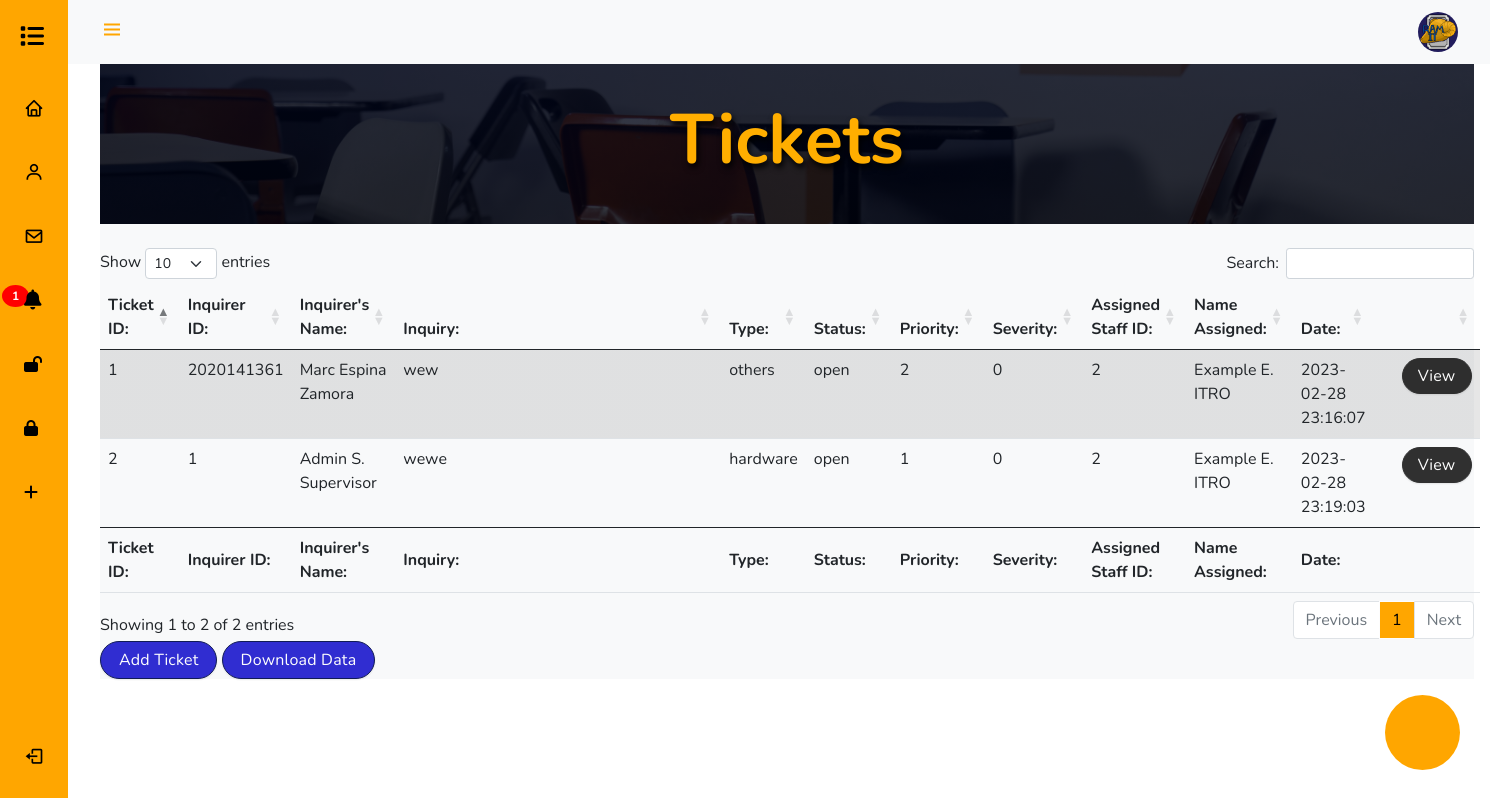
The app's page /ticket.php (signed in) with its own data.
### tables this page shows
CREATE TABLE IF NOT EXISTS `ticket` (
  `tid` int NOT NULL AUTO_INCREMENT,
  `iid` int NOT NULL,
  `iname` varchar(100) NOT NULL,
  `ipstion` varchar(10) NOT NULL,
  `email` varchar(50) NOT NULL,
  `img` varchar(50) NOT NULL,
  `inquiry` text NOT NULL,
  `itype` varchar(50) NOT NULL,
  `fdes` text NOT NULL,
  `stat` varchar(11) NOT NULL,
  `priority` int NOT NULL,
  `severity` int NOT NULL,
  `filename` varchar(225) NOT NULL,
  `assignid` int NOT NULL,
  `aemail` varchar(255) NOT NULL,
  `aname` varchar(100) NOT NULL,
  `apstion` varchar(10) NOT NULL,
  `dt` datetime NOT NULL,
  `dta` datetime NOT NULL,
  `notifstus` int NOT NULL,
  `notifstum` text NOT NULL,
  `notifits` int NOT NULL,
  `notifitm` text NOT NULL,
  `notifdts` datetime NOT NULL,
  `notifdti` datetime NOT NULL,
  PRIMARY KEY (`tid`)
);

### ticket.php (the view, shortened to what this page needs)
<?php
require 'code/components/connect.php';
if ($_SESSION['pstion'] == "student"){
$sql = "SELECT * from ticket where iid = ".$_SESSION['id'];
} else
{
    $sql = "SELECT * from ticket";
}
$page = $_GET['link'];
$result = mysqli_query($con, $sql);
?>
<!DOCTYPE html>
        <html>
            <head>
                <link href='https://cdn.jsdelivr.net/npm/bootstrap@5.0.0-beta1/dist/css/bootstrap.min.css' rel='stylesheet'>
                <link href='https://cdn.jsdelivr.net/npm/boxicons@latest/css/boxicons.min.css' rel='stylesheet'>
                <link rel="stylesheet" href="https://cdnjs.cloudflare.com/ajax/libs/twitter-bootstrap/5.2.0/css/bootstrap.min.css">
                <link rel="stylesheet" href="https://cdn.datatables.net/1.13.1/css/dataTables.bootstrap5.min.css">
                <link rel="stylesheet" href="https://cdnjs.cloudflare.com/ajax/libs/twitter-bootstrap/5.0.2/css/bootstrap.min.css">
                <link rel="stylesheet" href="https://cdnjs.cloudflare.com/ajax/libs/font-awesome/5.15.4/css/all.min.css">
                <link href="res/res-tickets/tickets.css" rel="stylesheet" type="text/css">
                <link href="res/res-chatbot/chatbot.css" rel="stylesheet" type="text/css">
            </head>
    <body className='snippet-body'>
    <body id="body-pd">
        <header class="header" id="header">
            <div class="header_toggle"> <i class='bx bx-menu' id="header-toggle"></i> </div>
            <div class="header_img"> <img src="res/img/logo.png" alt=""> </div>
        </header>
            <?php require 'code/components/nav.php'; ?>
            <div class="height-100 bg-light">
            <div>
                <section id="headerwel">
                   <div class="containerwel">
                       <div class="middlewel">
                           <h1 class="text-white display-3 fw-bold">
                               <span class="theme-text">Tickets</span></h1>
                       </div>
                   </div>
                   </section>
               </div>
               <br>
                <div>
                    <table id="example" class="table table-striped" style="width:80%;">
                        <thead>
                            <tr>
                                <th>Ticket ID:</th>
                                <th>Inquirer ID:</th>
                                <th>Inquirer's Name:</th>
                                <th>Inquiry:</th>
                                <th>Type:</th>
                                <th>Status:</th>
                                <th>Priority:</th>
                                <th>Severity:</th>
                                <th>Assigned Staff ID:</th>
                                <th>Name Assigned:</th>
                                <th>Date:</th>
                                <th></th>
                            </tr>
                        </thead>
                        <tbody>
                        <?php while($row = mysqli_fetch_array($result)){
                            ?>
                            <tr>
                               <td><?=$row['tid']; ?></td>
                               <td><?=$row['iid']; ?></td>
                               <td><?=$row['iname']?></td>
                               <td><div class="tbl-of"><?=$row['inquiry']; ?></div></td>
                               <td><?=$row['itype']; ?></td>
                               <td><?=$row['stat']; ?></td>
                               <td><?=$row['priority']; ?></td>
                               <td><?=$row['severity']; ?></td>
                               <td class = "assignid"><?=$row['assignid']; ?></td>
                               <td><?=$row['aname']?></td>
                               <td class = "dt"> <?=$row['dt'] ?></td>
                               <td>
                                   <a  class = "links" href="tdetails.php? id=<?=$row['tid']; ?>"><button type="button" class="btn btn-inverse btn-roundedOT waves-effect waves-light m-b-5">View</button></a>
                               </td>
                           </tr>
                            <?php
                       }
                   ?>
                        </tbody>
                        <tfoot>
                            <tr>
                                <th>Ticket ID:</th>
                                <th>Inquirer ID:</th>
                                <th>Inquirer's Name:</th>
                                <th>Inquiry:</th>
                                <th>Type:</th>
                                <th>Status:</th>
                                <th>Priority:</th>
                                <th>Severity:</th>
                                <th>Assigned Staff ID:</th>
                                <th>Name Assigned:</th>
                                <th>Date:</th>
                                <th></th>
                            </tr>
                        </tfoot>
                    </table>
                </div>
                <a href="tadd.php?link=ticketc"><button type="button" class="btn btn-primary btn-rounded waves-effect waves-light m-b-5">Add Ticket</button></a>
                <a href="code/components/tcsv.php"><button type="button" class="btn btn-primary btn-rounded waves-effect waves-light m-b-5">Download Data</button></a>
             <?php require 'code/components/cb.php';?>
    </body>
</html>

### code/components/nav.php (shortened to what this page needs)
<?php
require 'code/components/connect.php';
if ($_SESSION['pstion'] == "student"){
    $nsql = "SELECT * from ticket where stat = 'open' AND notifstus = 0 AND iid = " .$_SESSION['id']. " ORDER BY notifdti desc";
    }
    elseif ($_SESSION['pstion'] == "it")
    {
    $nsql = "SELECT * from ticket where  stat = 'open' AND notifits = 0 AND assignid = " .$_SESSION['id']. " ORDER BY notifdts desc";
    }
    else{
	$nsql = "SELECT * from ticket where stat='pending' OR stat = 'open' AND iid = " .$_SESSION['id']. " AND notifstus = 0  ORDER BY notifdti desc";
    }
                            $nresult = mysqli_query($con, $nsql);
                            $i = 0;
?>
<div class="l-navbar" id="nav-bar">
                <nav class="nav">
                    <div> <a href="#" class="nav_logo"> <i class="fa-solid fa-list fa-xl" style="color:black;margin-left:-4px;"></i> <span class="nav_logo-name">RAM-IT</span> </a>
                        <div class="nav_list">
                            <a href="home.php?link=home" class="nav_link <?php if ($page == 'home') {echo 'active';} else {echo '';}?>"> <i class='bx bx-home nav_icon'></i> <span class="nav_name">Home</span> </a>
                            <a href="profile.php?link=profile" class="nav_link <?php if ($page == 'profile') {echo 'active';} else {echo '';}?>"> <i class='bx bx-user nav_icon'></i> <span class="nav_name">Profile</span> </a>
                            <a href="ticket.php?link=ticket" class="nav_link <?php if ($page == 'ticket') {echo 'active';} else {echo '';}?>"> <i class='bx bx-envelope nav_icon'></i> <span class="nav_name">All Tickets</span> </a>
                            <a href="notification.php?link=notif" class="nav_link <?php if ($page == 'notif') {echo 'active';} else {echo '';}?>" > <span class="badge"><?php while($nrow = mysqli_fetch_array($nresult)){ $i++; } if( $i == 0) { } else{echo $i;} ?></span><i class='fas fa-bell nav_icon'></i> <span class="nav_name">Notification</span> </a>
                            <a href="ticketo.php?link=ticketo" class="nav_link <?php if ($page == 'ticketo') {echo 'active';} else {echo '';}?>"> <i class="fa-solid fa-lock-open 2px"></i> </a>
                            <a href="ticketc.php?link=ticketc" class="nav_link <?php if ($page == 'ticketc') {echo 'active';} else {echo '';}?>"> <i class="fa-solid fa-lock"></i> <span class="nav_name">Closed Tickets</span> </a>
                            <a href="ittadd.php" class="nav_link"> <i class="fa-solid fa-plus"></i> <span class="nav_name">Add Ticket</span></a>
                        </div>
                    </div> <a href="code/components/logout.php" class="nav_link"> <i class='bx bx-log-out nav_icon'></i> <span class="nav_name">Sign Out</span> </a>
                </nav>
            </div>

### code/components/cb.php (shortened to what this page needs)
<div class="container">
                 <div class="row">
                     <div class="wrapper">
                         <div class="contact-form-page">
                             <div style="height:10%;"></div>
                             <div class="container-chat mt-4">
                                 <div class="card mx-auto" style="max-width:100%">
                                     <div class="card-header" style="background-color: white;">
                                         <div class="navbar navbar-expand p-0">
                                             <ul class="navbar-nav me-auto align-items-center">
                                                 <li class="nav-item">
                                                     <a href="#!" class="nav-link">
                                                     </a>
                                                 </li>
                                             </ul>
                                         </div>
                                     </div>
                                 </div>
                             </div>
                         </div>
                             <a class="buttom-btn" href="#"></a>
                     </div>
                 </div>
             </div>
         </div>

### res/res-tickets/tickets.css (style rules this page uses)
:root { --header-height: 3rem; --nav-width: 68px; --first-color: #ffa600; --first-color-light: #000000; --white-color: #F8F9FA; --body-font: "Nunito", sans-serif; --normal-font-size: 1rem; --z-fixed: 100; }
body { position: relative; margin: var(--header-height) 0 0 0; padding: 0 1rem; font-family: var(--body-font); font-size: var(--normal-font-size); transition: 0.5s; }
a { text-decoration: none; }
.header { width: 100%; height: var(--header-height); position: fixed; top: 0; left: 0; display: flex; align-items: center; justify-content: space-between; padding: 0 1rem; background-color: var(--white-color); z-index: var(--z-fixed); transition: 0.5s; }
.header_toggle { color: var(--first-color); font-size: 1.5rem; cursor: pointer; }
.header_img { width: 35px; height: 35px; display: flex; justify-content: center; border-radius: 50%; overflow: hidden; }
.header_img img { width: 40px; }
.l-navbar { position: fixed; top: 0; left: -30%; width: var(--nav-width); height: 100vh; background-color: var(--first-color); padding: 0.5rem 1rem 0 0; transition: 0.5s; z-index: var(--z-fixed); }
.nav { height: 100%; display: flex; flex-direction: column; justify-content: space-between; overflow: hidden; }
.nav_logo, .nav_link { display: grid; grid-template-columns: -webkit-max-content -webkit-max-content; grid-template-columns: max-content max-content; align-items: center; -moz-column-gap: 1rem; column-gap: 1rem; padding: 0.5rem 0 0.5rem 1.5rem; }
.nav_logo { margin-bottom: 2rem; }
.nav_link { position: relative; color: var(--first-color-light); margin-bottom: 1.5rem; transition: 0.3s; }
.nav_icon { font-size: 1.25rem; }
.height-100 { height: 100%; }
@media screen and (min-width: 768px) { body { margin: calc(var(--header-height) + 1rem) 0 0 0; padding-left: calc(var(--nav-width) + 2rem); } }
@media screen and (min-width: 768px) { .header { height: calc(var(--header-height) + 1rem); padding: 0 2rem 0 calc(var(--nav-width) + 2rem); } }
@media screen and (min-width: 768px) { .header_img { width: 40px; height: 40px; } }
@media screen and (min-width: 768px) { .header_img img { width: 45px; } }
@media screen and (min-width: 768px) { .l-navbar { left: 0; padding: 1rem 1rem 0 0; } }
.btn { -moz-box-shadow: 0px 1px 2px 0px rgba(0, 0, 0, 0.1); -webkit-box-shadow: 0px 1px 2px 0px rgba(0, 0, 0, 0.1); border-radius: 2px; box-shadow: 0px 1px 2px 0px rgba(0, 0, 0, 0.1); font-family: "Nunito", sans-serif; letter-spacing: 0.2px; opacity: 0.93; }
.btn-primary, .btn-success, .btn-info, .btn-warning, .btn-danger, .btn-inverse, .btn-purple, .btn-pink { color: #ffffff !important; }
.btn-primary, .btn-primary:hover, .btn-primary:focus, .btn-primary:active, .btn-primary.active, .btn-primary.focus, .btn-primary:active, .btn-primary:focus, .btn-primary:hover, .open > .dropdown-toggle.btn-primary { background-color: #211ece !important; border: 1px solid #000b49 !important; }
.btn-inverse, .btn-inverse:hover, .btn-inverse:focus, .btn-inverse:active, .btn-inverse.active, .btn-inverse.focus, .btn-inverse:active, .btn-inverse:focus, .btn-inverse:hover, .open > .dropdown-toggle.btn-inverse { background-color: #212121 !important; border: 1px solid #212121 !important; color: #ffffff; }
.btn-rounded { border-radius: 2em; padding: 6px 18px; }
.btn-roundedOT { border-radius: 2em; padding: 5px 15px; margin-left: 20px; }
.tbl-of { width: 310px; height: 65px; overflow: auto; }
#headerwel { background-image: linear-gradient(rgba(0, 5, 24, 0.8), rgba(0, 3, 15, 0.8)), url("bg.jpg"); background-position: center; background-size: cover; width: 100%; height: 20vh; position: relative; }
:root { --main-color: #ffae00; }
.theme-text { color: var(--main-color) !important; }
.middlewel { display: flex; justify-content: center; align-items: center; height: 20vh; width: 100%; text-shadow: 2px 4px 6px rgb(0, 0, 0); }
.middlewel h1 { font-size: 70px; }

### res/res-chatbot/chatbot.css (style rules this page uses)
.contact-form-page { height: 50px; width: 50px; display: block; border-radius: 50%; position: absolute; bottom: 42px; right: 42px; overflow: hidden; -webkit-transition: all 1s; -moz-transition: all 1s; -o-transition: all 1s; transition: all 1s; background: #ffa600; position: fixed; }
.buttom-btn { position: absolute; position: fixed; bottom: 30px; right: 30px; background: #ffa600; width: 75px; height: 75px; border-radius: 50%; }
.container-chat { padding-left: var(--bs-gutter-x,-0.25rem); padding-right: var(--bs-gutter-x,-0.25rem); }

### records on screen
ticket: tid "1", iid "2020141361", iname "Marc Espina Zamora", inquiry "wew", itype "others", stat "open", priority "2", severity "0", assignid "2", aname "Example E. ITRO", dt "2023-02-28 23:16:07"
ticket: tid "2", iid "1", iname "Admin S. Supervisor", inquiry "wewe", itype "hardware", stat "open", priority "1", severity "0", assignid "2", aname "Example E. ITRO", dt "2023-02-28 23:19:03"

### other values on screen
$i "1"
